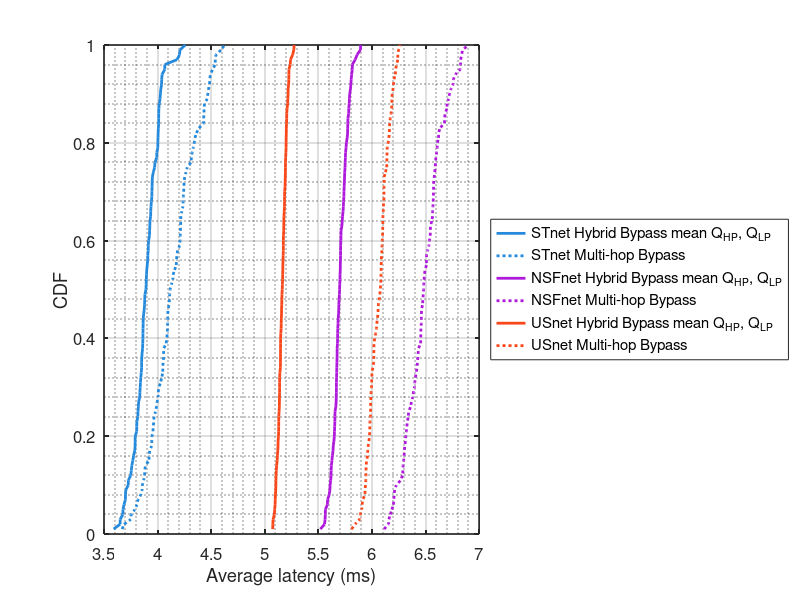

Reproduce this figure in MATLAB.
% CDF Plot


STnetHyB	=[3.786424;3.790567;4.010257;3.759965;3.820527;4.042051;3.850954;4.011682;3.86021;3.839967;3.972477;3.975278;3.83339;4.03744;3.949357;3.925322;3.861336;3.790161;3.862996;4.022968;3.805456;3.94675;3.992625;3.96042;4.007358;3.726538;3.749887;3.843645;3.907698;3.727017;3.951172;3.864961;3.816044;3.916245;3.676094;3.924249;3.927493;3.589808;3.869989;3.755062;3.790954;4.18124;4.003938;3.699623;3.677282;3.99252;3.864277;3.806321;3.935313;3.852133;3.894267;3.896619;3.865777;3.805703;3.881698;3.903371;4.015172;3.913276;4.010429;3.847275;3.650995;3.775829;4.002394;3.850958;3.879901;3.875687;3.878699;3.908826;4.025865;4.002355;3.928694;3.837683;4.010082;4.066831;3.703216;3.948749;3.938535;4.038394;4.067363;3.863299;3.946699;3.768593;4.258699;3.93593;3.893209;4.03028;3.822803;4.204355;3.912951;3.942062;3.834963;3.650606;3.700582;4.004925;3.85534;3.898731;3.817078;3.891636;3.686096;4.208324]
STnetMhB	=[3.965654;4.591588;4.091578;4.276761;4.245634;4.538407;4.055214;4.058829;4.216631;4.315899;3.870499;3.944343;3.668661;4.514057;4.468429;4.243396;3.807289;4.011503;4.094896;4.239873;4.093816;4.0058;3.92003;3.687596;4.093028;3.92621;4.432729;4.144338;4.537149;4.226504;3.787395;3.843585;4.107942;4.175909;4.209675;4.174271;3.857243;4.484908;4.43385;4.341522;3.945914;4.463329;3.752562;3.880703;4.110158;3.886031;4.21433;4.3854;4.048758;4.475277;4.238386;3.957111;3.965694;4.252771;4.362345;4.055614;4.487759;4.429736;4.236449;4.05075;4.215813;4.028259;3.920516;3.750207;4.321937;4.625538;4.090517;4.048838;4.15843;3.878451;4.115808;4.26497;4.038335;4.08029;4.544265;4.21357;4.084719;4.098652;4.128549;3.995259;4.429871;4.180581;4.491527;3.94763;4.3328;3.980689;4.211344;3.855665;4.247179;4.437396;4.006243;4.348712;4.205711;3.988977;3.816118;4.142918;4.311467;3.95861;4.186545;4.112791]

NSFnetHyB	=[5.722472;5.773493;5.619039;5.704551;5.654927;5.61498;5.679306;5.557428;5.629947;5.74238;5.733428;5.645034;5.562534;5.810944;5.719398;5.626675;5.668306;5.584265;5.725701;5.691231;5.711017;5.753547;5.738522;5.648938;5.68331;5.792306;5.707924;5.744489;5.892639;5.705915;5.684689;5.734653;5.816494;5.665955;5.75236;5.803376;5.636695;5.775909;5.701891;5.711266;5.699167;5.688344;5.662684;5.669661;5.690399;5.67973;5.80631;5.707299;5.81681;5.56493;5.787861;5.675043;5.738308;5.652103;5.5859;5.671086;5.609418;5.672913;5.654273;5.783432;5.783153;5.650284;5.681079;5.678485;5.77486;5.740746;5.8435;5.519126;5.666706;5.621241;5.565271;5.749912;5.70463;5.69636;5.761272;5.730252;5.758339;5.745678;5.638673;5.654004;5.799488;5.894835;5.667928;5.698127;5.768803;5.674394;5.671848;5.701794;5.749114;5.60746;5.789581;5.707312;5.693696;5.675097;5.600462;5.618433;5.70934;5.861253;5.668412;5.773097]
NSFnetMhB	=[6.428278;6.594355;6.481801;6.62129;6.212024;6.157429;6.571229;6.545316;6.325975;6.290348;6.532072;6.321215;6.5748;6.313397;6.574646;6.736955;6.509083;6.495877;6.483245;6.595909;6.45541;6.268678;6.435443;6.367896;6.315537;6.622159;6.608403;6.778761;6.508749;6.845644;6.463018;6.412097;6.171906;6.478867;6.681858;6.296091;6.453914;6.380248;6.836566;6.461051;6.205212;6.4307;6.456913;6.421368;6.285021;6.460984;6.360582;6.488865;6.185986;6.565875;6.569257;6.386608;6.399498;6.699971;6.422823;6.474342;6.54528;6.558416;6.154895;6.757515;6.63358;6.397017;6.405296;6.714908;6.302758;6.589437;6.700669;6.827261;6.22702;6.508222;6.113015;6.822882;6.759928;6.329021;6.576045;6.603118;6.899204;6.586566;6.305166;6.455271;6.340102;6.723017;6.572967;6.486032;6.519694;6.199478;6.580746;6.206552;6.678084;6.676529;6.288579;6.82652;6.460054;6.565983;6.299449;6.473006;6.535818;6.610724;6.341339;6.543329]

USnetHyB	=[5.196964;5.217492;5.205051;5.127736;5.239693;5.097357;5.189146;5.136494;5.159406;5.133303;5.173014;5.166963;5.173068;5.129162;5.104621;5.177288;5.154404;5.138269;5.200881;5.099456;5.225189;5.237947;5.123683;5.19226;5.149135;5.152957;5.107856;5.274107;5.193047;5.168384;5.162895;5.089466;5.200966;5.184134;5.207883;5.260231;5.152735;5.224194;5.103187;5.164207;5.124048;5.130896;5.102393;5.194883;5.104296;5.181753;5.075275;5.156235;5.203319;5.225122;5.096534;5.110882;5.16668;5.146182;5.147819;5.077558;5.136939;5.204596;5.168249;5.115518;5.138574;5.184498;5.18354;5.177765;5.19289;5.146509;5.129995;5.146075;5.138883;5.16031;5.199107;5.138469;5.199367;5.189985;5.130206;5.217568;5.156598;5.147401;5.121143;5.073689;5.170368;5.158367;5.140811;5.213649;5.179068;5.215062;5.11763;5.270685;5.17151;5.191343;5.176709;5.146962;5.092062;5.185234;5.147119;5.1739;5.173411;5.198633;5.222868;5.135921]
USnetMhB	=[6.184513;6.106109;5.979993;6.086717;6.073971;6.241386;6.247886;6.069051;6.178048;5.989838;6.106593;6.081626;5.987195;6.158324;5.945322;6.137855;5.939475;6.056849;6.125792;6.095719;5.987358;6.086306;6.140634;5.999807;5.996675;6.196995;6.201414;6.150761;5.809454;5.978964;6.01737;6.082775;5.976626;6.218557;5.98594;6.101521;6.138363;5.912592;5.942596;5.935719;5.842942;6.015277;5.960389;6.084293;6.139909;5.88611;6.041512;5.934942;5.958907;6.111948;6.00848;5.996316;6.101155;6.170398;6.049251;6.260528;5.964519;6.102292;6.034497;6.112429;6.241383;6.219869;6.077287;5.904639;5.944005;5.99143;6.093164;6.110669;6.094295;6.113834;6.01797;5.90894;6.229148;6.045728;6.018817;5.98121;5.944575;6.165052;6.113395;6.186424;6.060102;6.098639;6.112112;6.141967;6.188363;6.160983;6.089805;6.205348;6.18469;5.988391;6.085704;5.950032;5.999337;6.017554;6.057086;6.025588;6.100118;6.16445;5.971862;5.891267]

% Sort data
STnetHyB	= sort(STnetHyB)
STnetMhB	= sort(STnetMhB)

NSFnetHyB	= sort(NSFnetHyB)
NSFnetMhB	= sort(NSFnetMhB)

USnetHyB	= sort(USnetHyB)
USnetMhB	= sort(USnetMhB)


n = numel(STnetHyB);
cdf_y_STnetHyB = (1:n) / n;
n = numel(STnetMhB);
cdf_y_STnetMhB = (1:n) / n;

n = numel(NSFnetHyB);
cdf_y_NSFnetHyB = (1:n) / n;
n = numel(NSFnetMhB);
cdf_y_NSFnetMhB = (1:n) / n;

n = numel(USnetHyB);
cdf_y_USnetHyB = (1:n) / n;
n = numel(USnetMhB);
cdf_y_USnetMhB = (1:n) / n;



figure('position', [100, 100, 800, 400])  % Larger figure = finer detail
set(gca, 'FontSize', 16, 'LineWidth', 1.0)
hold on;

plot(STnetHyB,  cdf_y_STnetHyB,  '-','color',  '#258ADC', 'LineWidth', 2);
plot(STnetMhB,  cdf_y_STnetMhB,  ':','color',  '#258ADC', 'LineWidth', 2);
plot(NSFnetHyB, cdf_y_NSFnetHyB, '-', 'color', '#AF19DC', 'LineWidth', 2);
plot(NSFnetMhB, cdf_y_NSFnetMhB, ':', 'color', '#AF19DC', 'LineWidth', 2);
plot(USnetHyB,  cdf_y_USnetHyB,  '-', 'color', '#FA471A', 'LineWidth', 2);
plot(USnetMhB,  cdf_y_USnetMhB,  ':', 'color', '#FA471A', 'LineWidth', 2);
xlim([3.5, 7]);
%stairs(data, cdf_y, 'b', 'LineWidth', 2);
%hold on;
grid on;
grid minor;    % enable secondary (minor) grid lines

xlabel('Average latency (ms)');
ylabel('CDF');
%title('Load 100Gbps, Wavelength Capacity 40Gbps, Hybrid Bypass, Multi-hop Bypass, CDF');

legend('STnet Hybrid Bypass mean Q_{HP}, Q_{LP}', 'STnet Multi-hop Bypass', 'NSFnet Hybrid Bypass mean Q_{HP}, Q_{LP}', 'NSFnet Multi-hop Bypass', 'USnet Hybrid Bypass mean Q_{HP}, Q_{LP}', 'USnet Multi-hop Bypass', 'Location', 'eastoutside', 'color', 'none');

% Make axes clearer
set(gca, 'FontSize', 12, 'LineWidth', 1.2);
box on;

